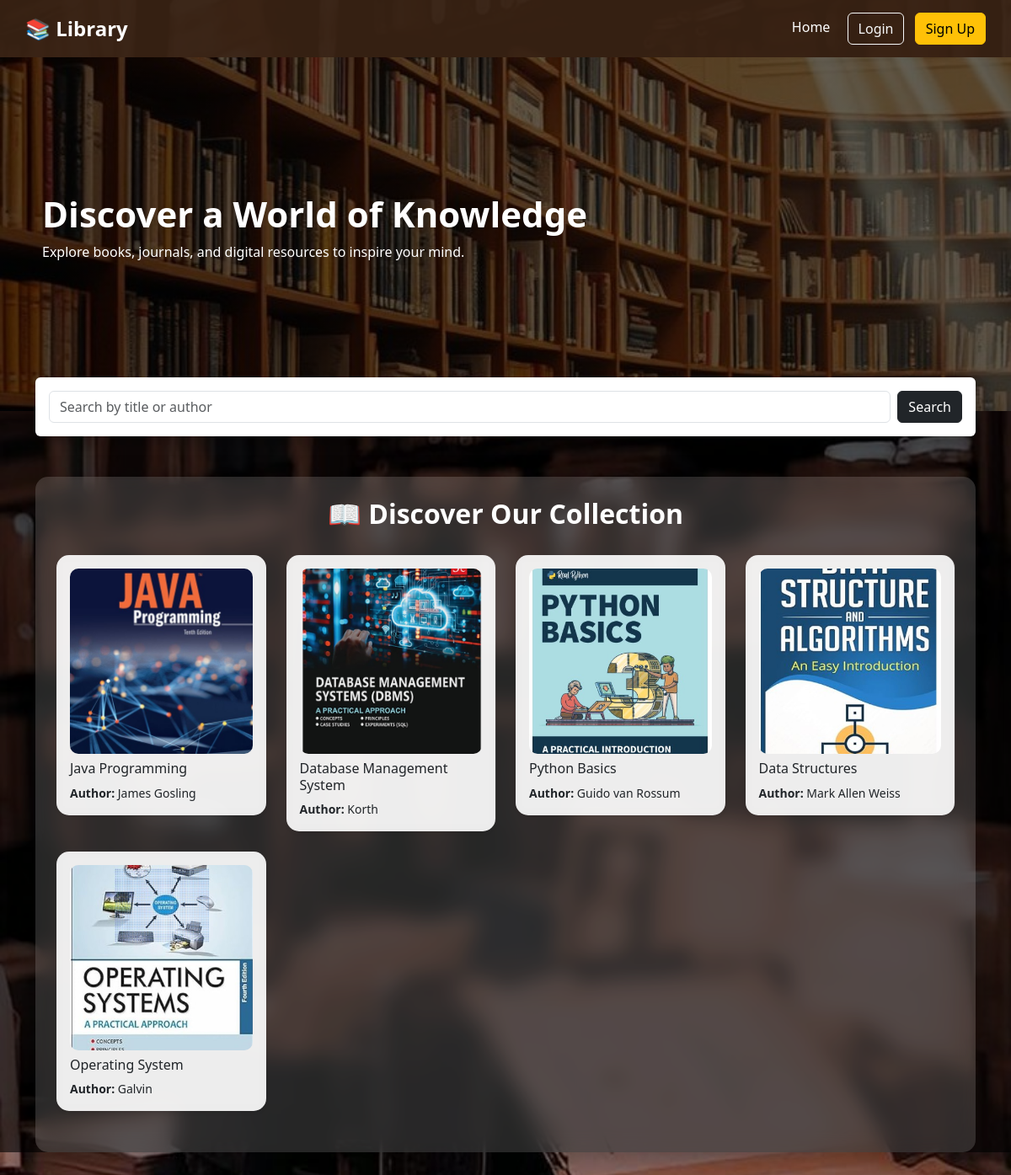
The page / on the database its author committed.
### tables this page shows
CREATE TABLE `books` (
  `id` int(11) NOT NULL,
  `title` varchar(255) NOT NULL,
  `author` varchar(255) NOT NULL,
  `category` varchar(100) NOT NULL,
  `isbn` varchar(50) NOT NULL,
  `quantity` int(50) NOT NULL,
  `file_path` varchar(255) NOT NULL,
  `image_path` varchar(255) NOT NULL
);

### index.php (the view, shortened to what this page needs)
<?php include 'db.php'; ?>
<!DOCTYPE html>
<html>
<head>
    <link href="https://cdn.jsdelivr.net/npm/bootstrap@5.3.0/dist/css/bootstrap.min.css" rel="stylesheet">
</head>
<body>
<div class="overlay">
<nav class="navbar d-flex justify-content-between align-items-center">
    <span class="text-white fw-bold fs-4">📚 Library</span>
    <div>
        <a href="#" class="me-3">Home</a>
        <button class="btn btn-outline-light me-2">Login</button>
        <button class="btn btn-warning">Sign Up</button>
    </div>
</nav>
<section class="hero">
    <div>
        <h1>Discover a World of Knowledge</h1>
        <p>Explore books, journals, and digital resources to inspire your mind.</p>
    </div>
</section>
<div class="container search-box">
    <form method="GET" class="d-flex shadow p-3 bg-white rounded">
        <input type="text" name="search" class="form-control me-2" placeholder="Search by title or author">
        <button class="btn btn-dark">Search</button>
    </form>
</div>
<div class="container my-5">
    <div class="books-section">
        <h2 class="section-title">📖 Discover Our Collection</h2>
        <?php
        $query = isset($_GET['search']) ?
                 "SELECT * FROM books WHERE title LIKE '%$search%' OR author LIKE '%$search%'" :
                 "SELECT * FROM books";
        $result = mysqli_query($conn, $query);
        ?>
        <div class="row">
        <?php if(mysqli_num_rows($result) > 0){
            while($row = mysqli_fetch_assoc($result)){ ?>
            <div class="col-md-3 mb-4">
                <div class="card p-3 shadow-sm"
                    onclick="openBookModal('<?php echo $row['image_path']; ?>', '<?php echo $row['file_path']; ?>', '<?php echo addslashes($row['title']); ?>', '<?php echo addslashes($row['author']); ?>', '<?php echo addslashes($row['isbn']); ?>', '<?php echo addslashes($row['category']); ?>', '<?php echo $row['quantity']; ?>')">
                    <img src="<?php echo $row['image_path']; ?>">
                    <h6 class="mt-2"><?php echo $row['title']; ?></h6>
                    <small><b>Author:</b> <?php echo $row['author']; ?></small>
                </div>
            </div>
        <?php } } else {
            echo "<h4 class='text-center text-white'>No books found 😔</h4>";
        } ?>
        </div>
    </div>
</div>
</div>
</body>
</html>

### index.php (style rules this page uses)
body { margin: 0; font-family: 'Segoe UI', sans-serif; background: url('images/main-bg.jpg') no-repeat center center fixed; background-size: cover; }
.overlay { background: rgba(0,0,0,0.6); min-height: 100vh; }
.navbar { background: rgba(59, 36, 20, 0.9); padding: 15px 30px; }
.navbar a { color: white !important; text-decoration: none; }
.hero { background: linear-gradient(rgba(0,0,0,0.6), rgba(0,0,0,0.6)), url('images/hero.jpg'); background-size: cover; background-position: center; height: 420px; display: flex; align-items: center; padding: 50px; color: white; }
.hero h1 { font-size: 42px; font-weight: bold; }
.search-box { margin-top: -40px; }
.books-section { background: rgba(255, 255, 255, 0.15); backdrop-filter: blur(12px); border-radius: 15px; padding: 25px; box-shadow: 0 8px 32px rgba(0,0,0,0.3); }
.section-title { text-align: center; margin-bottom: 30px; font-weight: bold; color: white; }
.card { border-radius: 15px; transition: 0.3s; cursor: pointer; background: rgba(255,255,255,0.9); backdrop-filter: blur(5px); border: none; }
.card img { height: 220px; object-fit: cover; border-radius: 10px; }

### rows shown on the page
books: image_path (picture), title "Java Programming", author "James Gosling"
books: image_path (picture), title "Database Management System", author "Korth"
books: image_path (picture), title "Python Basics", author "Guido van Rossum"
books: image_path (picture), title "Data Structures", author "Mark Allen Weiss"
books: image_path (picture), title "Operating System", author "Galvin"
